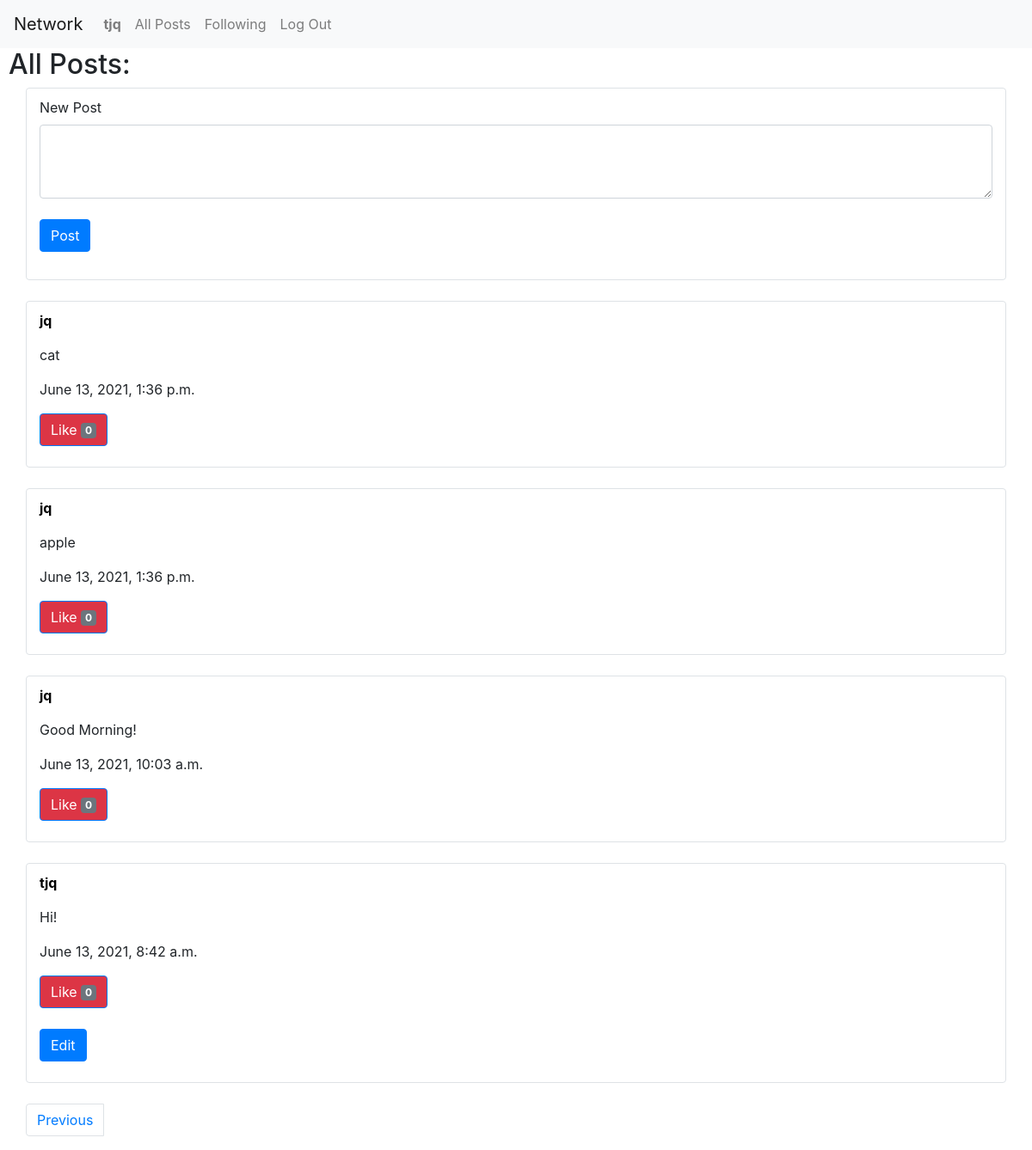
Page /3 (signed in) on the committed database.
### network/models.py (models this page shows, shortened)
class User(AbstractUser):
    def __str__(self):
        return f"{self.username}"

class Posts(models.Model):
    user = models.ForeignKey(User, on_delete=models.CASCADE)
    content = models.TextField(blank= False)
    time = models.DateTimeField(auto_now_add=True)
    likes = models.IntegerField(blank= False, default= 0)

### network/views.py (the view)
# urls.py: path("<int:page_num>", views.page, name="page"),
def page(request, page_num):
    posts = Posts.objects.filter().all()
    posts = posts.order_by('time').reverse()
    page_len = 1
    count = 0
    for i in posts:
        if count != 0:
            if count % 10 == 0:
                page_len += 1
        count += 1
    p = Paginator(posts, 10)
    temp_list = []
    for i in range(page_len):
        temp_page = p.get_page(i + 1)
        temp_list.append(temp_page.object_list)
    posts = temp_list[page_num - 1]
    return render(request, "network/index.html", {
        "posts": posts,
        "page_num": page_num,
        "page_len": page_len
    })

### network/templates/network/index.html (shortened to what this page needs)
{% extends "network/layout.html" %}
{% block body %}
    <h2>All Posts:</h2>
    {% if user.is_authenticated %}
        <div class= "container border rounded padding-top">
            <div class="mb-3">
                <form action="{% url 'index' %}" method="post">
                        <label for="content" class="form-label">New Post</label>
                        <textarea class="form-control" id="content" name="content" rows="3"></textarea>
                        <br>
                        <input type="submit" value="Post" class="btn btn-primary mb-3">
                </form>
            </div>
        </div>
    {% endif %}
    {% for post in posts %}
        <br>
        <div class= "container border rounded padding-top">
            <p><strong><a class="nav1" href="{% url 'profile' post.user %}">{{post.user}}</a></strong></p>
            <p id="p{{post.id}}">{{post.content}}</p>
            <p>{{post.time}}</p>
            {% if user.is_authenticated %}
                <button id="l{{post.id}}" name="likepost" value="{{post.id}}" type="button" class="btn btn-primary bg-danger">
                    Like <span class="badge bg-secondary">{{post.likes}}</span>
                </button>
                <br></br>
            {% else %}
                <p style="color:red;">Likes: {{post.likes}}</p>
            {% endif %}
            {% if post.user == request.user %}
                <button id="b{{post.id}}" name="editpost" value="{{post.id}}" class="btn btn-primary">Edit</button>
                <br></br>
            {% endif %}
        </div>
    {% endfor %}
    {% if page_len > 1 %}
        <br>
        <nav aria-label="Page navigation example">
            <ul class="pagination container">
                {% if page_num != 1 %}
                    <li class="page-item"><a class="page-link" href="{% url 'page' page_num|add:"-1" %}">Previous</a></li>
                    <pre class="tab">   </pre>
                {% endif %}
            </ul>
        </nav>
    {% endif %}
{% endblock %}

### network/templates/network/layout.html (shortened to what this page needs)
{% load static %}
<!DOCTYPE html>
<html lang="en">
    <head>
        <link rel="stylesheet" href="https://stackpath.bootstrapcdn.com/bootstrap/4.4.1/css/bootstrap.min.css">
        <link href="{% static 'network/styles.css' %}" rel="stylesheet">
    </head>
    <body>
        <nav class="navbar navbar-expand-lg navbar-light bg-light">
            <a class="navbar-brand" href="#">Network</a>
            <div>
              <ul class="navbar-nav mr-auto">
                {% if user.is_authenticated %}
                    <li class="nav-item">
                        <a class="nav-link" href="{% url 'profile' user.username %}"><strong>{{ user.username }}</strong></a>
                    </li>
                {% endif %}
                <li class="nav-item">
                  <a class="nav-link" href="{% url 'index' %}">All Posts</a>
                </li>
                {% if user.is_authenticated %}
                    <li class="nav-item">
                        <a class="nav-link" href="{% url 'following' %}">Following</a>
                    </li>
                    <li class="nav-item">
                        <a class="nav-link" href="{% url 'logout' %}">Log Out</a>
                    </li>
                {% endif %}
              </ul>
            </div>
          </nav>
        <div class="body">
            {% block body %}
            {% endblock %}
        </div>
    </body>
</html>

### network/static/network/styles.css (style rules this page uses)
h2 { padding-left: 10px; }
.padding-top { padding-top: 10px; }
.nav1 { color: black; text-decoration: none; }

### rows in the picture
User: username "tjq"
Posts: user "jq", content "cat", time "June 13, 2021, 1:36 p.m.", {{ post.id }} 15 (drawn), likes "0"
Posts: user "jq", content "apple", time "June 13, 2021, 1:36 p.m.", {{ post.id }} 14 (drawn), likes "0"
Posts: user "jq", content "Good Morning!", time "June 13, 2021, 10:03 a.m.", {{ post.id }} 13 (drawn), likes "0"
Posts: user "tjq", content "Hi!", time "June 13, 2021, 8:42 a.m.", {{ post.id }} 12 (drawn), likes "0"
